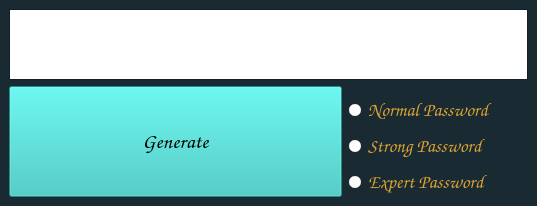
<?xml version="1.0" encoding="UTF-8"?>
<ui version="4.0">
 <class>MainWindow</class>
 <widget class="QMainWindow" name="MainWindow">
  <property name="geometry">
   <rect>
    <x>0</x>
    <y>0</y>
    <width>537</width>
    <height>206</height>
   </rect>
  </property>
  <property name="sizePolicy">
   <sizepolicy hsizetype="Preferred" vsizetype="Preferred">
    <horstretch>0</horstretch>
    <verstretch>0</verstretch>
   </sizepolicy>
  </property>
  <property name="palette">
   <palette>
    <active>
     <colorrole role="ButtonText">
      <brush brushstyle="SolidPattern">
       <color alpha="255">
        <red>242</red>
        <green>178</green>
        <blue>55</blue>
       </color>
      </brush>
     </colorrole>
     <colorrole role="Window">
      <brush brushstyle="SolidPattern">
       <color alpha="255">
        <red>25</red>
        <green>42</green>
        <blue>50</blue>
       </color>
      </brush>
     </colorrole>
    </active>
    <inactive>
     <colorrole role="ButtonText">
      <brush brushstyle="SolidPattern">
       <color alpha="255">
        <red>242</red>
        <green>178</green>
        <blue>55</blue>
       </color>
      </brush>
     </colorrole>
     <colorrole role="Window">
      <brush brushstyle="SolidPattern">
       <color alpha="255">
        <red>25</red>
        <green>42</green>
        <blue>50</blue>
       </color>
      </brush>
     </colorrole>
    </inactive>
    <disabled>
     <colorrole role="Base">
      <brush brushstyle="SolidPattern">
       <color alpha="255">
        <red>25</red>
        <green>42</green>
        <blue>50</blue>
       </color>
      </brush>
     </colorrole>
     <colorrole role="Window">
      <brush brushstyle="SolidPattern">
       <color alpha="255">
        <red>25</red>
        <green>42</green>
        <blue>50</blue>
       </color>
      </brush>
     </colorrole>
    </disabled>
   </palette>
  </property>
  <property name="windowTitle">
   <string>dehmovlaei</string>
  </property>
  <widget class="QWidget" name="centralwidget">
   <layout class="QGridLayout" name="gridLayout">
    <item row="0" column="0" colspan="2">
     <widget class="QTextEdit" name="textEdit_1">
      <property name="font">
       <font>
        <family>Comic Sans MS</family>
        <pointsize>18</pointsize>
        <bold>true</bold>
       </font>
      </property>
     </widget>
    </item>
    <item row="1" column="0" rowspan="4">
     <widget class="QPushButton" name="btn_1">
      <property name="sizePolicy">
       <sizepolicy hsizetype="Preferred" vsizetype="Preferred">
        <horstretch>111</horstretch>
        <verstretch>111</verstretch>
       </sizepolicy>
      </property>
      <property name="minimumSize">
       <size>
        <width>111</width>
        <height>111</height>
       </size>
      </property>
      <property name="maximumSize">
       <size>
        <width>333</width>
        <height>333</height>
       </size>
      </property>
      <property name="font">
       <font>
        <family>Comic Sans MS</family>
        <pointsize>16</pointsize>
        <bold>true</bold>
       </font>
      </property>
      <property name="styleSheet">
       <string notr="true">QPushButton{
background-color:rgb(49, 196, 190)
}</string>
      </property>
      <property name="text">
       <string>Generate</string>
      </property>
     </widget>
    </item>
    <item row="3" column="1">
     <widget class="QRadioButton" name="rbtn_2">
      <property name="palette">
       <palette>
        <active>
         <colorrole role="WindowText">
          <brush brushstyle="SolidPattern">
           <color alpha="255">
            <red>220</red>
            <green>162</green>
            <blue>50</blue>
           </color>
          </brush>
         </colorrole>
        </active>
        <inactive>
         <colorrole role="WindowText">
          <brush brushstyle="SolidPattern">
           <color alpha="255">
            <red>220</red>
            <green>162</green>
            <blue>50</blue>
           </color>
          </brush>
         </colorrole>
        </inactive>
        <disabled/>
       </palette>
      </property>
      <property name="font">
       <font>
        <family>Comic Sans MS</family>
        <pointsize>14</pointsize>
        <bold>true</bold>
       </font>
      </property>
      <property name="text">
       <string>Strong Password</string>
      </property>
     </widget>
    </item>
    <item row="2" column="1">
     <widget class="QRadioButton" name="rbtn_1">
      <property name="palette">
       <palette>
        <active>
         <colorrole role="WindowText">
          <brush brushstyle="SolidPattern">
           <color alpha="255">
            <red>220</red>
            <green>162</green>
            <blue>50</blue>
           </color>
          </brush>
         </colorrole>
         <colorrole role="Text">
          <brush brushstyle="SolidPattern">
           <color alpha="255">
            <red>0</red>
            <green>0</green>
            <blue>0</blue>
           </color>
          </brush>
         </colorrole>
        </active>
        <inactive>
         <colorrole role="WindowText">
          <brush brushstyle="SolidPattern">
           <color alpha="255">
            <red>220</red>
            <green>162</green>
            <blue>50</blue>
           </color>
          </brush>
         </colorrole>
         <colorrole role="Text">
          <brush brushstyle="SolidPattern">
           <color alpha="255">
            <red>0</red>
            <green>0</green>
            <blue>0</blue>
           </color>
          </brush>
         </colorrole>
        </inactive>
        <disabled/>
       </palette>
      </property>
      <property name="font">
       <font>
        <family>Comic Sans MS</family>
        <pointsize>14</pointsize>
        <bold>true</bold>
       </font>
      </property>
      <property name="text">
       <string>Normal Password</string>
      </property>
     </widget>
    </item>
    <item row="4" column="1">
     <widget class="QRadioButton" name="rbtn_3">
      <property name="palette">
       <palette>
        <active>
         <colorrole role="WindowText">
          <brush brushstyle="SolidPattern">
           <color alpha="255">
            <red>220</red>
            <green>162</green>
            <blue>50</blue>
           </color>
          </brush>
         </colorrole>
        </active>
        <inactive>
         <colorrole role="WindowText">
          <brush brushstyle="SolidPattern">
           <color alpha="255">
            <red>220</red>
            <green>162</green>
            <blue>50</blue>
           </color>
          </brush>
         </colorrole>
        </inactive>
        <disabled/>
       </palette>
      </property>
      <property name="font">
       <font>
        <family>Comic Sans MS</family>
        <pointsize>14</pointsize>
        <bold>true</bold>
       </font>
      </property>
      <property name="text">
       <string>Expert Password</string>
      </property>
     </widget>
    </item>
   </layout>
  </widget>
 </widget>
 <resources/>
 <connections/>
</ui>
